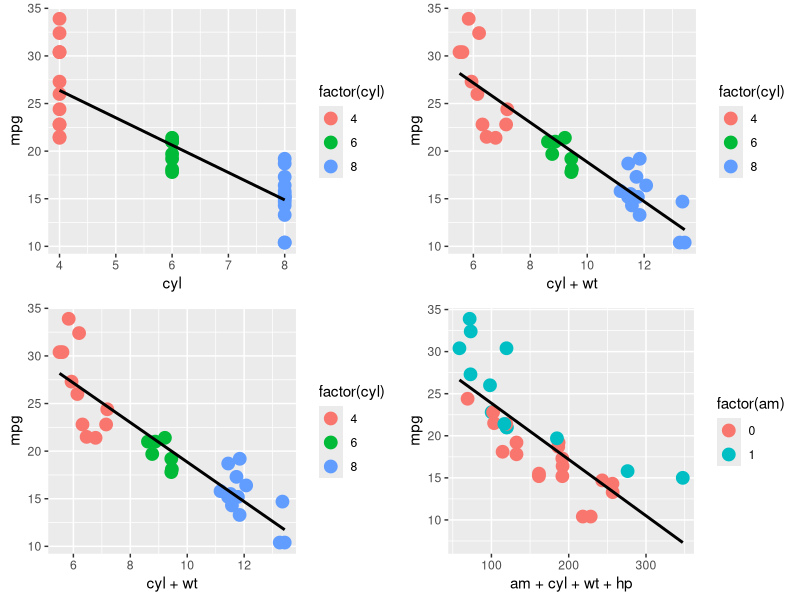
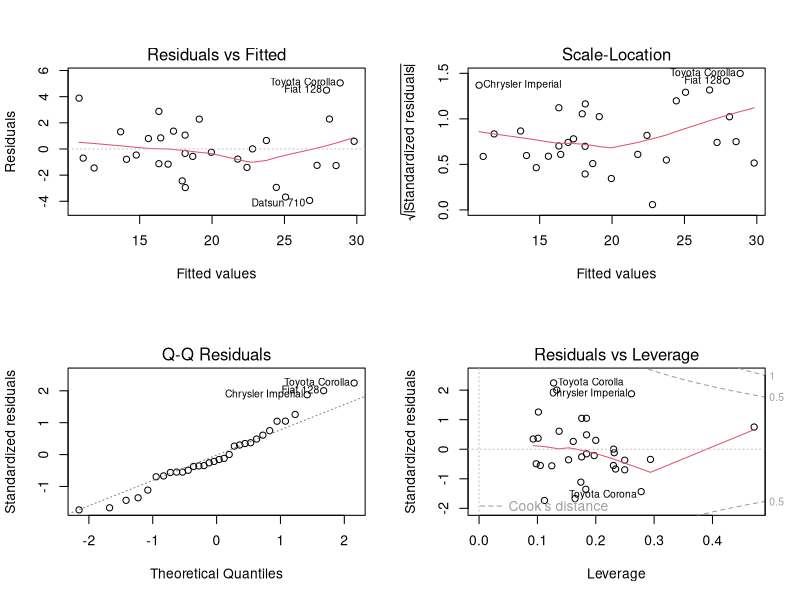

Write R code to recreate these figures, in order.
## ---- chunk 1
library(datasets)
data<-mtcars
data$cyl<-factor(data$cyl)
data$am<-factor(data$am)
levels(data$am)<-c("automatic","manual")
data$gear<-factor(data$gear)
data$carb<-factor(data$carb)
## ---- chunk 2
#7 modles for analysis
model1<-lm(mpg~am,data=data)
model2<-lm(mpg~cyl,data=data)
model3<-lm(mpg~cyl+wt,data=data)
model4<-lm(mpg~cyl+wt+hp,data=data)
model5<-lm(mpg~am+cyl+wt+hp,data=data)
model6<-lm(mpg~.,data=data)
model7<-lm(mpg~ wt + qsec + am,data=data)
## ---- chunk 3
library(ggplot2)
library(grid)
vplayout <- function(x, y) viewport(layout.pos.row = x, layout.pos.col = y)

p1 <- ggplot(data=mtcars, aes( x=cyl, y=mpg)) + 
          geom_point(aes(colour = factor(cyl)), size = 4)+
          geom_smooth(method = "lm", se=FALSE, color="black", formula = y ~ x)
p2 <- ggplot(data=mtcars, aes( x=cyl+wt, y=mpg)) + 
           geom_point(aes(colour = factor(cyl)), size = 4)+
           geom_smooth(method = "lm", se=FALSE, color="black", formula = y ~ x)
           
p3 <- ggplot(data=mtcars, aes( x=cyl+wt, y=mpg)) + 
           geom_point(aes(colour = factor(cyl)), size = 4)+
           geom_smooth(method = "lm", se=FALSE, color="black", formula = y ~ x)
p4 <- ggplot(data=mtcars, aes( x=am+cyl+wt+hp, y=mpg)) + 
          geom_point(aes(colour = factor(am)), size = 4)+
          geom_smooth(method = "lm", se=FALSE, color="black", formula = y ~ x)

grid.newpage()
pushViewport(viewport(layout = grid.layout(2, 2)))
print(p1, vp = vplayout(1, 1))
print(p2, vp = vplayout(1, 2))
print(p3, vp = vplayout(2, 1))
print(p4, vp = vplayout(2, 2))
## ---- chunk 4
layout(matrix(c(1,2,3,4),2,2)) 
plot(model5)
